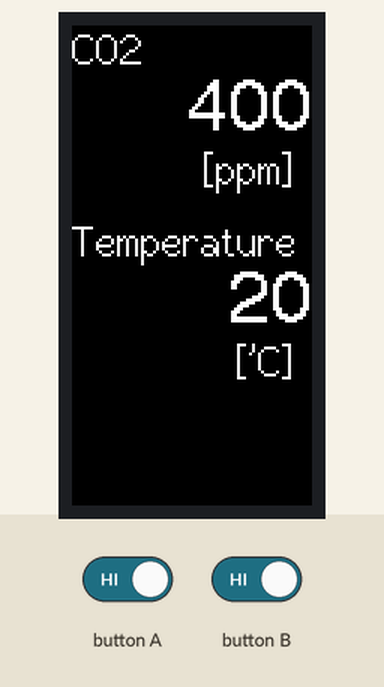
The sketch below on a simulated ESP32. On the bench: 80×160 colour display. Inputs (shaded band) come from the test bench. What the sketch prints to the serial monitor is not drawn.

Above: at 4.7 s.
4.8 s: button A driven LOW and button B driven LOW
Timing chart, 0 to 7.8 s (numbered marks = the images above; inputs shaded):
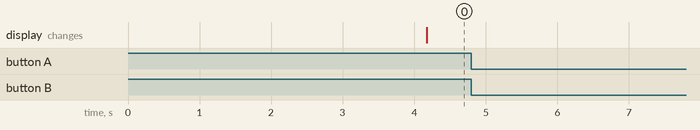

Measured:
- after the input at 4.8 s, every drawn part: stays the same

The sketch:

POSTCo2.ino
```cpp
#include <M5StickC.h>
#include <WiFiClientSecure.h>

const char* ssid     = "";
const char* password = "";

const String host = "script.google.com";   // コピーしたURLのホスト部
const String url = "";


//MHZ19センサ用
unsigned long getDataTimer = 0; //時間保持用
const unsigned long getDataPeriod = 1000; //測定周期[ms]
int CO2 = 400;
int temperature = 20;
int count = 0;

//画面の明るさ
bool lcdOn = false;

void setup() {
  M5.begin();
  M5.Lcd.fillScreen(BLACK);
  M5.Lcd.setRotation(0);

  //MH-Z19用シリアル
  Serial1.begin(9600, SERIAL_8N1, 0, 26);

  //デバッグ用シリアル
  Serial.begin(115200);
  Serial.println("MH-Z19 test");

  //測定レンジ変更
  setDetectionDange(5000);
}

void loop() {
  M5.update();

  //Aボタンを押すと、画面の明るさをON,OFFする
  if( M5.BtnA.pressedFor(1) ){
    if( lcdOn == true )
    {
      lcdOn = false;
      M5.Axp.ScreenBreath( 0 );
    }
    else
    {
      lcdOn = true;
      M5.Axp.ScreenBreath( 15 );
    }
  }

  //Bボタンを押すと、キャリブレーション
  if( M5.BtnB.pressedFor(1000) ){
    setZeropoint();
    Serial.println(" calibrated");
    delay( 4000 );
  }

  //測定
  if( getGasConcentration( &CO2 , &temperature ) )
  {
    Serial.println("CO2[ppm]: " + String(CO2) + "\tTemperature['C]: " + String(temperature));
  }

  //測定結果の表示
  int yLocation = 0;
  M5.Lcd.setCursor(0, yLocation, 2);
  M5.Lcd.println("CO2"); yLocation+=16;
  String str = "      " + (String)CO2;
  M5.Lcd.drawRightString(str, M5.Lcd.width(), yLocation,4); yLocation+=24;
  M5.Lcd.drawRightString("[ppm] ", M5.Lcd.width(), yLocation,2); yLocation+=16;

  yLocation+=8;
  M5.Lcd.setCursor(0, yLocation , 2);
  M5.Lcd.println("Temperature"); yLocation+=16;
  str = "      " + (String)(temperature);
  M5.Lcd.drawRightString(str, M5.Lcd.width(), yLocation,4); yLocation+=24;
  M5.Lcd.drawRightString("['C] ", M5.Lcd.width(), yLocation,2); yLocation+=16;

  if (count == 1800){
    postValues(CO2);
    count = 0;
  }
  delay(1000);
  count++;
}

void postValues(int CO2) {
  // WiFi接続開始
  WiFi.begin(ssid, password);
  while (WiFi.status() != WL_CONNECTED) {
    delay(500);
    Serial.print(WiFi.status());
  }
  Serial.println("");
  Serial.println("WiFi connected");
  Serial.print("IP address: ");
  Serial.println(WiFi.localIP());


  WiFiClientSecure sslclient;
  String params;

  // センサデータ取得、パラメータ準備
  params = "co2=" + (String)CO2;
  Serial.println(params);

  // SSL接続開始、POSTメッセージ送信
  if (sslclient.connect(host.c_str(), 443) > 0) {
    sslclient.println("POST " + url + " HTTP/1.1");
    sslclient.println("Host: " + host);
    sslclient.println("User-Agent: ESP8266/1.0");
    sslclient.println("Connection: close");
    sslclient.println("Content-Type: application/x-www-form-urlencoded;");
    sslclient.print("Content-Length: ");
    sslclient.println(params.length());
    sslclient.println();
    sslclient.println(params);
    delay(10);
    String response = sslclient.readString();
    Serial.println(response);
    int bodypos =  response.indexOf("\r\n");
  } else {
    // HTTP client errors
    Serial.println("[HTTPS] no connection or no HTTP server.");
  }

  // 送信完了、接続終了
  WiFi.disconnect();
}

/*--- MH-Z19用 ---*/
#define MHZ19_DATA_LEN 9

//CO2,温度を取得する
bool getGasConcentration(int *CO2 , int *temperature )
{
  byte command[MHZ19_DATA_LEN] = {0xff,0x01,0x86,0x00,0x00,0x00,0x00,0x00,0x79};
  sendCommand( command , sizeof(command) );

  byte response[MHZ19_DATA_LEN];
  recieveResponse( response );


  //コマンドチェック
  if( response[1] != 0x86 )
  {
    Serial.printf("Response Error '%x'\n",response[1]);
    return false; //timeOut
  }

  int CO2Temp = (int)response[2] * 256 + (int)response[3];
  int temperatureTemp = (int)response[4] -40;

  *CO2 = CO2Temp;
  *temperature = temperatureTemp;

  return true;
}

//ゼロポイントキャリブレーション
bool setZeropoint()
{
  byte command[9] = {0xff,0x01,0x87,0x00,0x00,0x00,0x00,0x00,0x78};
  sendCommand( command , sizeof(command) );

  byte response[MHZ19_DATA_LEN];
  recieveResponse( response );

  //コマンドチェック
  if( response[1] != 0x87 )
  {
    Serial.printf("Response Error '%x'\n",response[1]);
    Serial.printf("reaponse %x %x %x %x %x %x %x %x %x\n", response[0], response[1], response[2], response[3], response[4], response[5], response[6], response[7], response[8]);
    return false; //timeOut
  }

  return true;

}

//測定レンジ変更
bool setDetectionDange(int range)
{
  if( range != 2000 && range != 5000 )
  {
     Serial.printf("invalid range. Please set 2000 or 5000 \n");
     return false;
  }

  byte command[9] = {0xff,0x01,0x99,0x00,0x00,0x00,0x00,0x00,0x00};
  command[3] = (byte)(range/256);
  command[4] = (byte)(range%256);
  command[8] = calcCheckSum(command);

  sendCommand( command , sizeof(command) );

  byte response[MHZ19_DATA_LEN];
  recieveResponse( response );

  //コマンドチェック
  if( response[1] != 0x99 )
  {
    Serial.printf("Response Error '%x'\n",response[1]);
    Serial.printf("reaponse %x %x %x %x %x %x %x %x %x\n", response[0], response[1], response[2], response[3], response[4], response[5], response[6], response[7], response[8]);
    return false; //timeOut
  }

  return true;

}


//コマンドの送信
void sendCommand(byte command[], int length)
{
  //Serial.printf("command %x %x %x %x %x %x %x %x %x\n", command[0], command[1], command[2], command[3], command[4], command[5], command[6], command[7], command[8]);
  for( int i=0 ; i<length ; i++ )
    Serial1.write(command[i]);
}

//チェックサムの計算
byte calcCheckSum( byte data[] )
{
  byte checkSum = 0;

  for (int x = 1; x<MHZ19_DATA_LEN-1; x++)
  {
    checkSum += data[x];
  }
  checkSum = 255 - checkSum;
  checkSum++;

  return checkSum;
}

//センサから応答を受信する
bool recieveResponse( byte response[] )
{
  unsigned long timeStamp = millis();

  //返答の先頭の0xFFが来るのを待つ
  while(1){
    if( Serial1.available() )
    {
      byte res;
      Serial1.readBytes(&res, 1);
      if( res == 0xff )
        break;
    }
    if (millis() - timeStamp >= 2000)
    {
      Serial.println("0xFF wait Time Out");
      return false; //timeOut
    }

    //millisがオーバーフローしたらgetDataTimerをリセット
    if( timeStamp > millis() )
      timeStamp = millis();

  }

  //8バイトたまるのを待つ
  timeStamp = millis();
  while (Serial1.available() < MHZ19_DATA_LEN-1)
  {
    if (millis() - timeStamp >= 2000)
    {
      Serial.println("Recieve Time Out");
      return false; //timeOut
    }

    //millisがオーバーフローしたらgetDataTimerをリセット
    if( timeStamp > millis() )
      timeStamp = millis();
  }

  //データの読み出し
  response[0] = 0xff;
  Serial1.readBytes(&(response[1]), MHZ19_DATA_LEN-1);
  //Serial.printf("reaponse %x %x %x %x %x %x %x %x %x\n", response[0], response[1], response[2], response[3], response[4], response[5], response[6], response[7], response[8]);

  //チェックサムチェック
  if( response[8] != calcCheckSum( response ) )
  {
    Serial.printf("Check Sum Error read'%x' correct'%x'\n", response[8], calcCheckSum(response ) );
    Serial.printf("reaponse %x %x %x %x %x %x %x %x %x\n", response[0], response[1], response[2], response[3], response[4], response[5], response[6], response[7], response[8]);
    return false;
  }
  return true;
}
```
